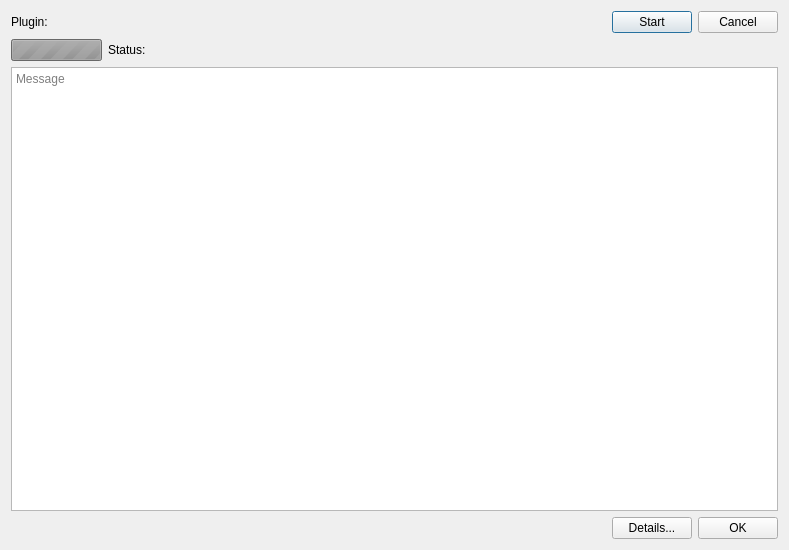
<?xml version="1.0" encoding="UTF-8"?>
<ui version="4.0">
 <class>PluginRunner</class>
 <widget class="QDialog" name="PluginRunner">
  <property name="geometry">
   <rect>
    <x>0</x>
    <y>0</y>
    <width>789</width>
    <height>550</height>
   </rect>
  </property>
  <property name="windowTitle">
   <string>Plugin Runner</string>
  </property>
  <layout class="QVBoxLayout" name="verticalLayout">
   <item>
    <layout class="QGridLayout" name="gridLayout">
     <item row="0" column="0">
      <widget class="QLabel" name="label">
       <property name="sizePolicy">
        <sizepolicy hsizetype="Maximum" vsizetype="Preferred">
         <horstretch>0</horstretch>
         <verstretch>0</verstretch>
        </sizepolicy>
       </property>
       <property name="text">
        <string>Plugin:</string>
       </property>
      </widget>
     </item>
     <item row="0" column="1">
      <widget class="QLabel" name="nameLbl">
       <property name="text">
        <string/>
       </property>
      </widget>
     </item>
     <item row="0" column="2">
      <widget class="QPushButton" name="startButton">
       <property name="sizePolicy">
        <sizepolicy hsizetype="Maximum" vsizetype="Fixed">
         <horstretch>0</horstretch>
         <verstretch>0</verstretch>
        </sizepolicy>
       </property>
       <property name="text">
        <string>Start</string>
       </property>
      </widget>
     </item>
     <item row="0" column="3">
      <widget class="QPushButton" name="cancelButton">
       <property name="sizePolicy">
        <sizepolicy hsizetype="Maximum" vsizetype="Fixed">
         <horstretch>0</horstretch>
         <verstretch>0</verstretch>
        </sizepolicy>
       </property>
       <property name="text">
        <string>Cancel</string>
       </property>
      </widget>
     </item>
     <item row="4" column="0" colspan="4">
      <widget class="QTextEdit" name="textEdit">
       <property name="sizePolicy">
        <sizepolicy hsizetype="Expanding" vsizetype="Expanding">
         <horstretch>1</horstretch>
         <verstretch>1</verstretch>
        </sizepolicy>
       </property>
       <property name="readOnly">
        <bool>true</bool>
       </property>
       <property name="html">
        <string notr="true">&lt;!DOCTYPE HTML PUBLIC &quot;-//W3C//DTD HTML 4.0//EN&quot; &quot;http://www.w3.org/TR/REC-html40/strict.dtd&quot;&gt;
&lt;html&gt;&lt;head&gt;&lt;meta name=&quot;qrichtext&quot; content=&quot;1&quot; /&gt;&lt;style type=&quot;text/css&quot;&gt;
p, li { white-space: pre-wrap; }
&lt;/style&gt;&lt;/head&gt;&lt;body style=&quot; font-family:'.Lucida Grande UI'; font-size:13pt; font-weight:400; font-style:normal;&quot;&gt;
&lt;p style=&quot;-qt-paragraph-type:empty; margin-top:0px; margin-bottom:0px; margin-left:0px; margin-right:0px; -qt-block-indent:0; text-indent:0px;&quot;&gt;&lt;br /&gt;&lt;/p&gt;&lt;/body&gt;&lt;/html&gt;</string>
       </property>
       <property name="acceptRichText">
        <bool>true</bool>
       </property>
       <property name="textInteractionFlags">
        <set>Qt::TextSelectableByKeyboard|Qt::TextSelectableByMouse</set>
       </property>
       <property name="placeholderText">
        <string>Message</string>
       </property>
      </widget>
     </item>
     <item row="5" column="2">
      <widget class="QPushButton" name="showButton">
       <property name="sizePolicy">
        <sizepolicy hsizetype="Maximum" vsizetype="Fixed">
         <horstretch>0</horstretch>
         <verstretch>0</verstretch>
        </sizepolicy>
       </property>
       <property name="text">
        <string>Details...</string>
       </property>
       <property name="checkable">
        <bool>true</bool>
       </property>
      </widget>
     </item>
     <item row="5" column="3">
      <widget class="QPushButton" name="okButton">
       <property name="text">
        <string>OK</string>
       </property>
      </widget>
     </item>
     <item row="1" column="0">
      <widget class="QProgressBar" name="progressBar">
       <property name="enabled">
        <bool>false</bool>
       </property>
       <property name="sizePolicy">
        <sizepolicy hsizetype="Fixed" vsizetype="Fixed">
         <horstretch>0</horstretch>
         <verstretch>0</verstretch>
        </sizepolicy>
       </property>
       <property name="maximum">
        <number>0</number>
       </property>
       <property name="value">
        <number>-1</number>
       </property>
       <property name="textVisible">
        <bool>false</bool>
       </property>
      </widget>
     </item>
     <item row="1" column="1">
      <widget class="QLabel" name="statusLbl">
       <property name="text">
        <string>Status: </string>
       </property>
      </widget>
     </item>
    </layout>
   </item>
  </layout>
 </widget>
 <resources/>
 <connections/>
</ui>
